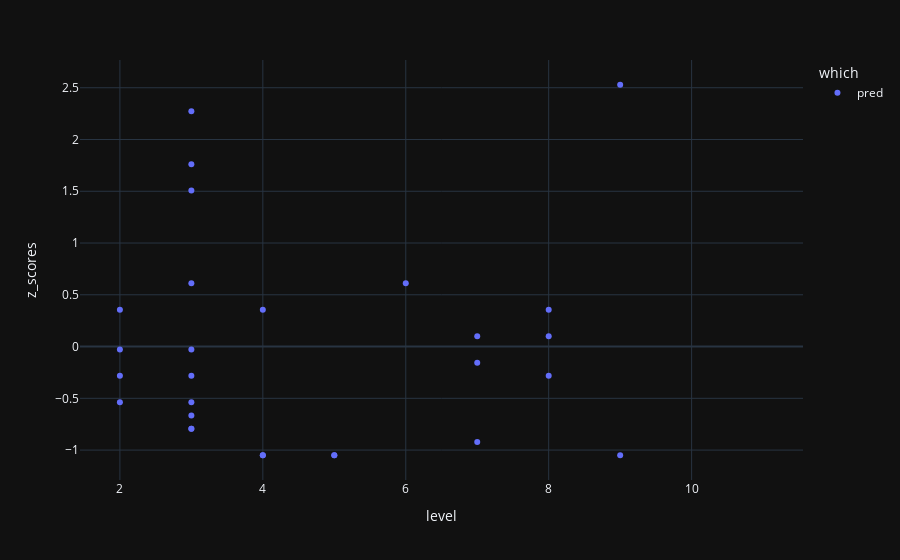

This figure's notebook cell:
### Code cell
display(df_pred.head())
#display(df_manual.head())
#concatenated_df = pd.concat([df_pred, df_manual], ignore_index=True)
concatenated_df = df_pred
z_scores = (concatenated_df['height'] - concatenated_df['height'].mean()) / concatenated_df['height'].std()
concatenated_df["z_scores"] = z_scores
fig = px.scatter(concatenated_df, x="level", y="z_scores", color="which", hover_data=['sub_name', 'height'])
fig.show()

### Figure 1 — Plotly figure (JSON) as saved in the notebook; plotly's stock layout.template omitted (floating-point values rounded to 4 significant figures; data arrays with more than 128 entries replaced by an {"elided": "..."} marker saying what was removed)
{"data": [{"customdata": {"elided": "140x2 mixed values"}, "hovertemplate": "which=pred<br>level=%{x}<br>z_scores=%{y}<br>sub_name=%{customdata[0]}<br>height=%{customdata[1]}<extra></extra>", "legendgroup": "pred", "marker": {"color": "#636efa", "symbol": "circle"}, "mode": "markers", "name": "pred", "orientation": "v", "showlegend": true, "x": {"elided": "140 int values"}, "xaxis": "x", "y": {"elided": "140 float values"}, "yaxis": "y", "type": "scatter"}], "layout": {"xaxis": {"anchor": "y", "domain": [0.0, 1.0], "title": {"text": "level"}}, "yaxis": {"anchor": "x", "domain": [0.0, 1.0], "title": {"text": "z_scores"}}, "legend": {"title": {"text": "which"}, "tracegroupgap": 0}, "margin": {"t": 60}}}
